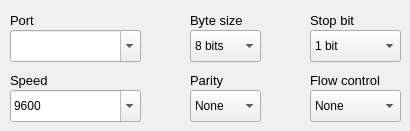
          <widget class="QWidget" name="tab_serial_3">
           <attribute name="title">
            <string>Serial</string>
           </attribute>
           <widget class="QLabel" name="label_79">
            <property name="geometry">
             <rect>
              <x>190</x>
              <y>70</y>
              <width>90</width>
              <height>21</height>
             </rect>
            </property>
            <property name="font">
             <font>
              <pointsize>10</pointsize>
              <weight>50</weight>
              <bold>false</bold>
             </font>
            </property>
            <property name="text">
             <string>Parity</string>
            </property>
           </widget>
           <widget class="QLabel" name="label_80">
            <property name="geometry">
             <rect>
              <x>310</x>
              <y>10</y>
              <width>90</width>
              <height>21</height>
             </rect>
            </property>
            <property name="font">
             <font>
              <pointsize>10</pointsize>
              <weight>50</weight>
              <bold>false</bold>
             </font>
            </property>
            <property name="text">
             <string>Stop bit</string>
            </property>
           </widget>
           <widget class="QLabel" name="label_81">
            <property name="geometry">
             <rect>
              <x>310</x>
              <y>70</y>
              <width>90</width>
              <height>21</height>
             </rect>
            </property>
            <property name="font">
             <font>
              <pointsize>10</pointsize>
              <weight>50</weight>
              <bold>false</bold>
             </font>
            </property>
            <property name="text">
             <string>Flow control</string>
            </property>
           </widget>
           <widget class="QComboBox" name="comboBox_str2str_out_ser_parity_3">
            <property name="geometry">
             <rect>
              <x>190</x>
              <y>90</y>
              <width>71</width>
              <height>32</height>
             </rect>
            </property>
            <item>
             <property name="text">
              <string>None</string>
             </property>
            </item>
            <item>
             <property name="text">
              <string>Even</string>
             </property>
            </item>
            <item>
             <property name="text">
              <string>Odd</string>
             </property>
            </item>
           </widget>
           <widget class="QComboBox" name="comboBox_str2str_out_ser_bsize_3">
            <property name="geometry">
             <rect>
              <x>190</x>
              <y>30</y>
              <width>71</width>
              <height>32</height>
             </rect>
            </property>
            <property name="currentIndex">
             <number>1</number>
            </property>
            <item>
             <property name="text">
              <string>7 bits</string>
             </property>
            </item>
            <item>
             <property name="text">
              <string>8 bits</string>
             </property>
            </item>
           </widget>
           <widget class="QLabel" name="label_82">
            <property name="geometry">
             <rect>
              <x>190</x>
              <y>10</y>
              <width>90</width>
              <height>21</height>
             </rect>
            </property>
            <property name="font">
             <font>
              <pointsize>10</pointsize>
              <weight>50</weight>
              <bold>false</bold>
             </font>
            </property>
            <property name="text">
             <string>Byte size</string>
            </property>
           </widget>
           <widget class="QComboBox" name="comboBox_str2str_out_ser_stopb_3">
            <property name="geometry">
             <rect>
              <x>310</x>
              <y>30</y>
              <width>91</width>
              <height>32</height>
             </rect>
            </property>
            <item>
             <property name="text">
              <string>1 bit</string>
             </property>
            </item>
            <item>
             <property name="text">
              <string>2 bits</string>
             </property>
            </item>
           </widget>
           <widget class="QComboBox" name="comboBox_str2str_out_ser_port_3">
            <property name="geometry">
             <rect>
              <x>10</x>
              <y>30</y>
              <width>131</width>
              <height>32</height>
             </rect>
            </property>
            <property name="editable">
             <bool>true</bool>
            </property>
           </widget>
           <widget class="QLabel" name="label_83">
            <property name="geometry">
             <rect>
              <x>10</x>
              <y>70</y>
              <width>90</width>
              <height>21</height>
             </rect>
            </property>
            <property name="font">
             <font>
              <pointsize>10</pointsize>
              <weight>50</weight>
              <bold>false</bold>
             </font>
            </property>
            <property name="text">
             <string>Speed</string>
            </property>
           </widget>
           <widget class="QComboBox" name="comboBox_str2str_out_ser_speed_3">
            <property name="geometry">
             <rect>
              <x>10</x>
              <y>90</y>
              <width>131</width>
              <height>32</height>
             </rect>
            </property>
            <property name="editable">
             <bool>true</bool>
            </property>
            <property name="currentIndex">
             <number>5</number>
            </property>
            <item>
             <property name="text">
              <string>300</string>
             </property>
            </item>
            <item>
             <property name="text">
              <string>600</string>
             </property>
            </item>
            <item>
             <property name="text">
              <string>1200</string>
             </property>
            </item>
            <item>
             <property name="text">
              <string>2400</string>
             </property>
            </item>
            <item>
             <property name="text">
              <string>4800</string>
             </property>
            </item>
            <item>
             <property name="text">
              <string>9600</string>
             </property>
            </item>
            <item>
             <property name="text">
              <string>19200</string>
             </property>
            </item>
            <item>
             <property name="text">
              <string>38400</string>
             </property>
            </item>
            <item>
             <property name="text">
              <string>57600</string>
             </property>
            </item>
            <item>
             <property name="text">
              <string>115200</string>
             </property>
            </item>
            <item>
             <property name="text">
              <string>230400</string>
             </property>
            </item>
            <item>
             <property name="text">
              <string>460800</string>
             </property>
            </item>
            <item>
             <property name="text">
              <string>921600</string>
             </property>
            </item>
           </widget>
           <widget class="QComboBox" name="comboBox_str2str_out_ser_fctr_3">
            <property name="geometry">
             <rect>
              <x>310</x>
              <y>90</y>
              <width>91</width>
              <height>32</height>
             </rect>
            </property>
            <item>
             <property name="text">
              <string>None</string>
             </property>
            </item>
            <item>
             <property name="text">
              <string>RTS/CTS</string>
             </property>
            </item>
           </widget>
           <widget class="QLabel" name="label_84">
            <property name="geometry">
             <rect>
              <x>10</x>
              <y>10</y>
              <width>90</width>
              <height>21</height>
             </rect>
            </property>
            <property name="font">
             <font>
              <pointsize>10</pointsize>
              <weight>50</weight>
              <bold>false</bold>
             </font>
            </property>
            <property name="text">
             <string>Port</string>
            </property>
           </widget>
          </widget>
